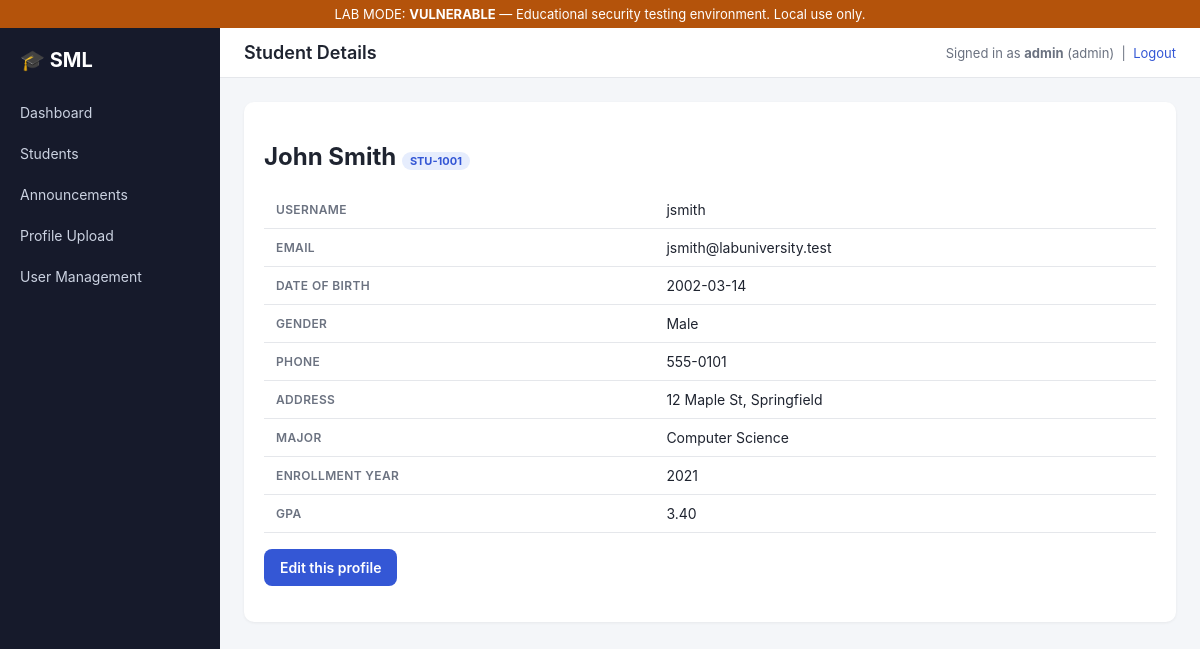
The app's page /student.php?id=1 (signed in) with its own data.
### tables this page shows
CREATE TABLE IF NOT EXISTS students (
  id INT AUTO_INCREMENT PRIMARY KEY,
  user_id INT NULL,
  student_code VARCHAR(20) NOT NULL UNIQUE,
  full_name VARCHAR(128) NOT NULL,
  date_of_birth DATE NULL,
  gender VARCHAR(20) NULL,
  phone VARCHAR(30) NULL,
  address VARCHAR(255) NULL,
  major VARCHAR(100) NULL,
  enrollment_year INT NULL,
  profile_image VARCHAR(255) NULL,
  gpa DECIMAL(3,2) NULL,
  created_at TIMESTAMP DEFAULT CURRENT_TIMESTAMP,
  FOREIGN KEY (user_id) REFERENCES users(id) ON DELETE SET NULL
);

CREATE TABLE IF NOT EXISTS users (
  id INT AUTO_INCREMENT PRIMARY KEY,
  username VARCHAR(64) NOT NULL UNIQUE,
  password_hash VARCHAR(255) NOT NULL,  
  plain_password VARCHAR(255) NULL,     
  role ENUM('admin', 'student') NOT NULL DEFAULT 'student',
  email VARCHAR(128) NULL,
  is_active TINYINT(1) NOT NULL DEFAULT 1,
  failed_login_attempts INT NOT NULL DEFAULT 0,
  created_at TIMESTAMP DEFAULT CURRENT_TIMESTAMP,
  updated_at TIMESTAMP DEFAULT CURRENT_TIMESTAMP ON UPDATE CURRENT_TIMESTAMP
);

### lab/vulnerable/student_details.php (called while the page is built)
<?php
function vulnerable_get_student(string $id): ?array
{
    $pdo = get_pdo();
    $sql = "SELECT s.*, u.username, u.email
            FROM students s
            LEFT JOIN users u ON u.id = s.user_id
            WHERE s.id = {$id}";
    try {
        $stmt = $pdo->query($sql);
        $row = $stmt ? $stmt->fetch() : false;
        return $row ?: null;
    } catch (PDOException $e) {
        return ['__error__' => $e->getMessage()];
    }
}

### includes/auth.php (called while the page is built, shortened)
<?php
function h(string $s): string
{
    return htmlspecialchars($s, ENT_QUOTES, 'UTF-8');
}

### public/student.php (the view, shortened to what this page needs)
<?php
require_once __DIR__ . '/../includes/auth.php';
$idRaw = (string)($_GET['id'] ?? '');
$student = null;
$error = null;
if (is_vulnerable_mode()) {
    require_once __DIR__ . '/../lab/vulnerable/student_details.php';
    $student = vulnerable_get_student($idRaw);
}
require __DIR__ . '/../includes/header.php';
?>
<div class="card">
  <?php if ($error): ?>
    <div class="alert alert-error">DB error: <?= $error ?></div>
  <?php elseif (!$student): ?>
    <div class="alert alert-info">Student not found.</div>
  <?php else: ?>
    <h2><?= h($student['full_name']) ?> <span class="badge badge-student"><?= h($student['student_code']) ?></span></h2>
    <table>
      <tr><th>Username</th><td><?= h($student['username'] ?? 'N/A') ?></td></tr>
      <tr><th>Email</th><td><?= h($student['email'] ?? 'N/A') ?></td></tr>
      <tr><th>Date of Birth</th><td><?= h((string)($student['date_of_birth'] ?? '')) ?></td></tr>
      <tr><th>Gender</th><td><?= h($student['gender'] ?? '') ?></td></tr>
      <tr><th>Phone</th><td><?= h($student['phone'] ?? '') ?></td></tr>
      <tr><th>Address</th><td><?= h($student['address'] ?? '') ?></td></tr>
      <tr><th>Major</th><td><?= h($student['major'] ?? '') ?></td></tr>
      <tr><th>Enrollment Year</th><td><?= h((string)($student['enrollment_year'] ?? '')) ?></td></tr>
      <tr><th>GPA</th><td><?= h((string)($student['gpa'] ?? '')) ?></td></tr>
    </table>
    <p><a href="edit_student.php?id=<?= (int)($student['id'] ?? 0) ?>" class="btn">Edit this profile</a></p>
  <?php endif; ?>
</div>
<?php require __DIR__ . '/../includes/footer.php'; ?>

### public/assets/style.css (style rules this page uses)
:root { --bg:#f4f6f9; --surface:#ffffff; --text:#1f2430; --muted:#6b7280; --primary:#3457d5; --primary-dark:#263e9e; --border:#e5e7eb; --danger:#d64545; --success:#2f9e5b; --warn:#b4530b; --sidebar-bg:#161a2b; --sidebar-text:#cbd2e1; --sidebar-active:#3457d5; --radius:10px; }
* { box-sizing:border-box }
body { margin:0; font-family:-apple-system,BlinkMacSystemFont,"Segoe UI",Roboto,Helvetica,Arial,sans-serif; background:var(--bg); color:var(--text); }
a { color:var(--primary); text-decoration:none }
.card { background:var(--surface); border-radius:var(--radius); padding:20px; box-shadow:0 1px 3px rgba(0,0,0,.06); margin-bottom:20px; }
table { width:100%; border-collapse:collapse; }
table th, table td { text-align:left; padding:10px 12px; border-bottom:1px solid var(--border); font-size:14px; }
table th { color:var(--muted); font-weight:600; font-size:12px; text-transform:uppercase; letter-spacing:.03em; }
button, .btn { display:inline-block; background:var(--primary); color:#fff; border:none; padding:10px 16px; border-radius:8px; font-size:14px; cursor:pointer; font-weight:600; }
.badge { display:inline-block; padding:2px 8px; border-radius:999px; font-size:11px; font-weight:700; text-transform:uppercase; }
.badge-student { background:#e6edfd; color:var(--primary); }

### records on screen
students: full_name "John Smith", student_code "STU-1001", user.username "jsmith", user.email "jsmith@labuniversity.test", date_of_birth "2002-03-14", gender "Male", phone "555-0101", address "12 Maple St, Springfield", major "Computer Science", enrollment_year "2021", gpa "3.40"

### other values on screen
$mode "VULNERABLE"
$pageTitle "Student Details"
$user['username'] "admin"
$user['role'] "admin"
